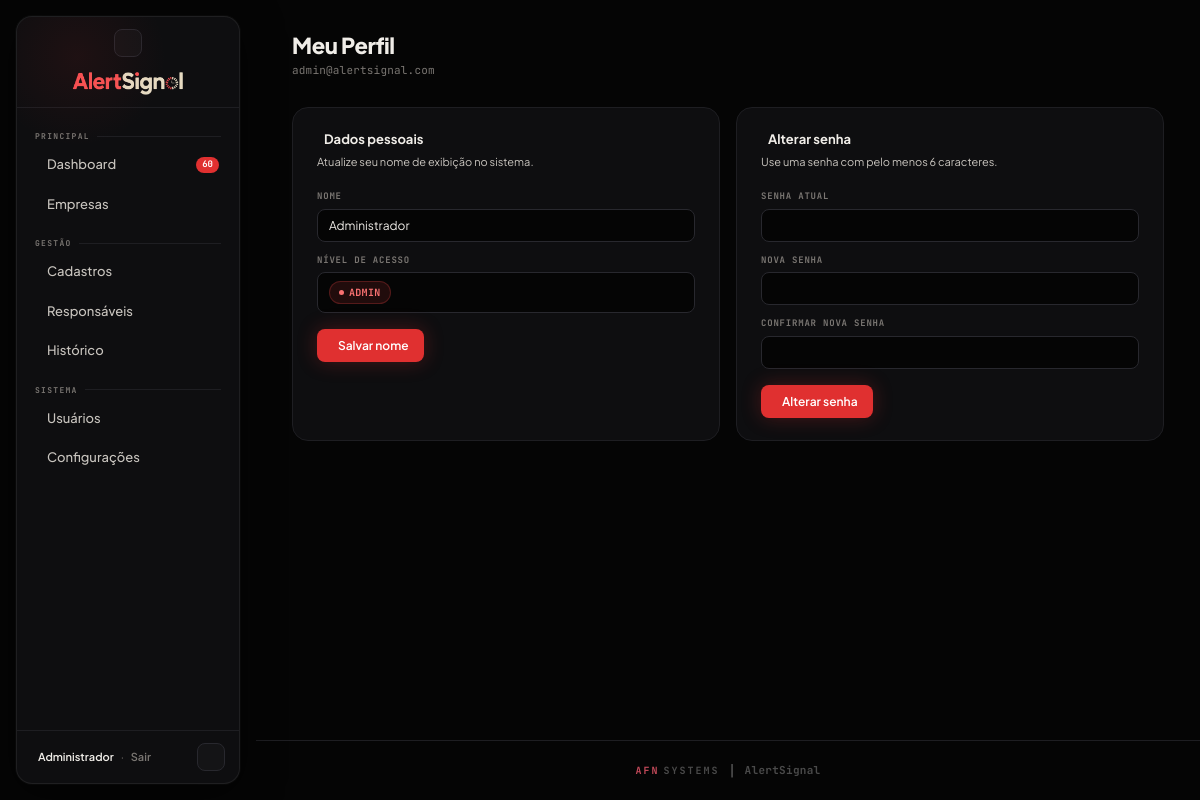
Screenshot of /perfil (signed in) with the database file from the repository.
### tables this page shows
CREATE TABLE usuarios (
            id        INTEGER PRIMARY KEY AUTOINCREMENT,
            nome      TEXT NOT NULL,
            email     TEXT UNIQUE NOT NULL,
            senha     TEXT NOT NULL,   -- armazenada como hash (bcrypt)
            ativo     INTEGER DEFAULT 1
        , nivel TEXT NOT NULL DEFAULT "admin");

### app.py (the view, shortened to what this page needs)
@app.route('/perfil', methods=['GET','POST'])
@login_obrigatorio
def perfil():
    conn = get_connection()
    u = conn.execute('SELECT * FROM usuarios WHERE id=?', (session['usuario_id'],)).fetchone()
    erro = ok = None
    conn.close()
    return render_template('perfil.html', usuario=u, erro=erro, ok=ok)

### app.py (called while the page is built)
def login_obrigatorio(f):
    @wraps(f)
    def wrapper(*args, **kwargs):
        if 'usuario_id' not in session:
            return redirect(url_for('login'))
        return f(*args, **kwargs)
    return wrapper

@app.context_processor
def inject_globals():
    urgentes_count = 0
    if 'usuario_id' in session:
        try:
            conn = get_connection()
            urgentes_count = conn.execute(
                "SELECT COUNT(*) FROM documentos d JOIN empresas e ON e.id=d.empresa_id "
                "WHERE d.status IN ('VENCIDO','RENOVAR') AND e.ativa=1"
            ).fetchone()[0]
            conn.close()
        except Exception:
            pass
    return {'now': datetime.now(), 'urgentes_count': urgentes_count}

### database.py (called while the page is built)
def get_connection():
    conn = sqlite3.connect(DB_PATH)
    conn.row_factory = sqlite3.Row
    return conn

### templates/perfil.html (shortened to what this page needs)
{% extends 'layout.html' %}
{% set active = '' %}
{% block page %}
<div class="pg-head">
  <h1>Meu Perfil</h1>
  <div class="sub">{{ usuario.email }}</div>
</div>
<div style="display:grid;grid-template-columns:1fr 1fr;gap:16px">
  <div class="form-card">
    <h3> Dados pessoais</h3>
    <p>Atualize seu nome de exibição no sistema.</p>
    <form method="POST">
      <div style="margin-bottom:12px">
        <label style="font-size:9px;letter-spacing:.8px;text-transform:uppercase;color:var(--text3);display:block;margin-bottom:5px;font-family:'JetBrains Mono',monospace;font-weight:700">Nome</label>
        <input class="form-input" type="text" name="nome" value="{{ usuario.nome }}" required style="width:100%">
      </div>
      <div style="margin-bottom:16px">
        <label style="font-size:9px;letter-spacing:.8px;text-transform:uppercase;color:var(--text3);display:block;margin-bottom:5px;font-family:'JetBrains Mono',monospace;font-weight:700">Nível de acesso</label>
        <div style="font-size:12px;padding:8px 11px;background:var(--bg);border:1px solid var(--line2);border-radius:var(--r);color:var(--text2)">
          <span class="badge {{ 'badge-danger' if usuario.nivel == 'admin' else 'badge-ok' }}">{{ usuario.nivel }}</span>
        </div>
      </div>
      <button type="submit" class="btn btn-primary"> Salvar nome</button>
    </form>
  </div>
  <div class="form-card">
    <h3> Alterar senha</h3>
    <p>Use uma senha com pelo menos 6 caracteres.</p>
    <form method="POST">
      <div style="margin-bottom:12px">
        <label style="font-size:9px;letter-spacing:.8px;text-transform:uppercase;color:var(--text3);display:block;margin-bottom:5px;font-family:'JetBrains Mono',monospace;font-weight:700">Senha atual</label>
        <input class="form-input" type="password" name="senha_atual" required style="width:100%">
      </div>
      <div style="margin-bottom:12px">
        <label style="font-size:9px;letter-spacing:.8px;text-transform:uppercase;color:var(--text3);display:block;margin-bottom:5px;font-family:'JetBrains Mono',monospace;font-weight:700">Nova senha</label>
        <input class="form-input" type="password" name="senha_nova" required style="width:100%">
      </div>
      <div style="margin-bottom:16px">
        <label style="font-size:9px;letter-spacing:.8px;text-transform:uppercase;color:var(--text3);display:block;margin-bottom:5px;font-family:'JetBrains Mono',monospace;font-weight:700">Confirmar nova senha</label>
        <input class="form-input" type="password" name="senha_conf" required style="width:100%">
      </div>
      <button type="submit" class="btn btn-primary"> Alterar senha</button>
    </form>
  </div>
</div>
{% endblock %}

### templates/layout.html (shortened to what this page needs)
{% extends 'base.html' %}
{% block content %}
<div class="app-shell">
  <nav class="sidebar" id="sidebar">
    <div class="sb-header">
      <div class="sb-toggle-btn" onclick="toggleSidebar()" title="Recolher menu">
      </div>
      <img src="{{ url_for('static', filename='img/logo.png') }}"
           alt="AlertSignal" class="sb-logo-full">
    </div>
    <div class="sb-nav">
      <div class="sb-group">Principal</div>
      <a href="{{ url_for('dashboard') }}"
         class="nav-item {% if active == 'dashboard' %}active{% endif %}"
         data-label="Dashboard">
        <span class="nav-label">Dashboard</span>
        {% if urgentes_count is defined and urgentes_count > 0 %}
        <span class="nav-badge">{{ urgentes_count }}</span>
        {% endif %}
      </a>
      <a href="{{ url_for('empresas') }}"
         class="nav-item {% if active == 'empresas' %}active{% endif %}"
         data-label="Empresas">
        <span class="nav-label">Empresas</span>
      </a>
      <div class="sb-group">Gestão</div>
      <a href="{{ url_for('cadastros') }}"
         class="nav-item {% if active == 'cadastros' %}active{% endif %}"
         data-label="Cadastros">
        <span class="nav-label">Cadastros</span>
      </a>
      <a href="{{ url_for('responsaveis') }}"
         class="nav-item {% if active == 'responsaveis' %}active{% endif %}"
         data-label="Responsáveis">
        <span class="nav-label">Responsáveis</span>
      </a>
      <a href="{{ url_for('historico') }}"
         class="nav-item {% if active == 'historico' %}active{% endif %}"
         data-label="Histórico">
        <span class="nav-label">Histórico</span>
      </a>
      {% if session.get('usuario_nivel') == 'admin' %}
      <div class="sb-group">Sistema</div>
      <a href="{{ url_for('usuarios') }}"
         class="nav-item {% if active == 'usuarios' %}active{% endif %}"
         data-label="Usuários">
        <span class="nav-label">Usuários</span>
      </a>
      <a href="{{ url_for('configuracoes') }}"
         class="nav-item {% if active == 'configuracoes' %}active{% endif %}"
         data-label="Configurações">
        <span class="nav-label">Configurações</span>
      </a>
      {% endif %}
    </div>
    <div class="sb-foot">
      <div class="sb-foot-expanded">
        <a href="{{ url_for('perfil') }}">{{ session.get('usuario_nome','') }}</a>
        <span class="sep">·</span>
        <a href="{{ url_for('logout') }}" style="color:var(--text3)">Sair</a>
        <div class="theme-toggle" onclick="toggleTheme()" title="Alternar tema">
        </div>
      </div>
    </div>
  </nav>
  <div class="main-area" id="main-area">
    <div class="main-scroll">
      {% block page %}{% endblock %}
    </div>
    <footer class="page-footer">
      <div class="pf-brand">
        <span class="pf-afn">AFN</span>
        <span class="pf-sys">SYSTEMS</span>
      </div>
      <span class="pf-pipe">|</span>
      <span class="pf-info">AlertSignal</span>
    </footer>
  </div>
</div>
{% endblock %}

### rows the page displays
usuarios: get "Administrador", email "admin@alertsignal.com", nome "Administrador", nivel "ADMIN"

### other values shown
{{ urgentes_count }} "60"
